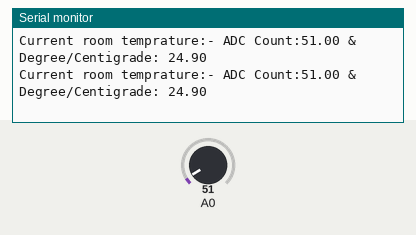
The sketch below on a simulated Arduino Uno, built with avr-gcc and run on an emulated ATmega328P. On the bench: the last lines printed to the serial monitor. The inputs (shaded band) are chosen by the test bench; at power-on: A0 = 51.

Above: at 1.8 s.
1.9 s: A0 set to 61
At 2.8 s:
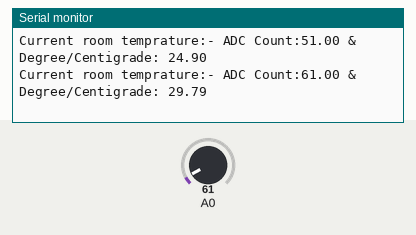
3.4 s: A0 set to 71
At 4.8 s:
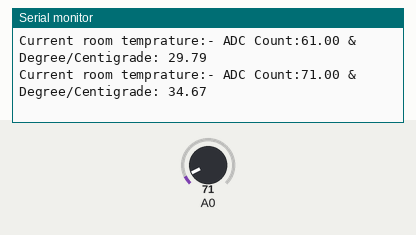
Timing chart, 0 to 6.4 s (numbered marks = the images above; inputs shaded):
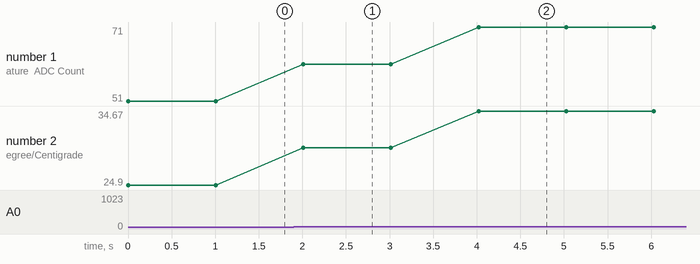

The sketch:

lm-35-sensor-for-temp.ino
```cpp
//Check room temprature using LM 35 Sensor
/*
 * Need Arduino UNO, LM35 Sensor, jumper wire
 * need to work on Analog port A0
 */
 float temp = 0;
void setup() {
  Serial.begin(9600);
}

void loop() {
  //Read from analog port A0 sensor data
  temp = analogRead(A0);
  Serial.print("Current room temprature:- ADC Count:");
  Serial.print(temp);
  Serial.print(" & Degree/Centigrade: ");
  Serial.println(temp * 0.48828125);
  delay(1000);
}
```

Measured:
- after the input at 1.9 s, the serial monitor: prints a new line after 0.11 s (image 1)
- after the input at 3.4 s, the serial monitor: prints a new line after 0.62 s (image 2)
- plotted number 1: 51 → 61 after the input at 1.9 s, 61 → 71 after the input at 3.4 s
- plotted number 2: 24.9 → 29.79 after the input at 1.9 s, 29.79 → 34.67 after the input at 3.4 s
